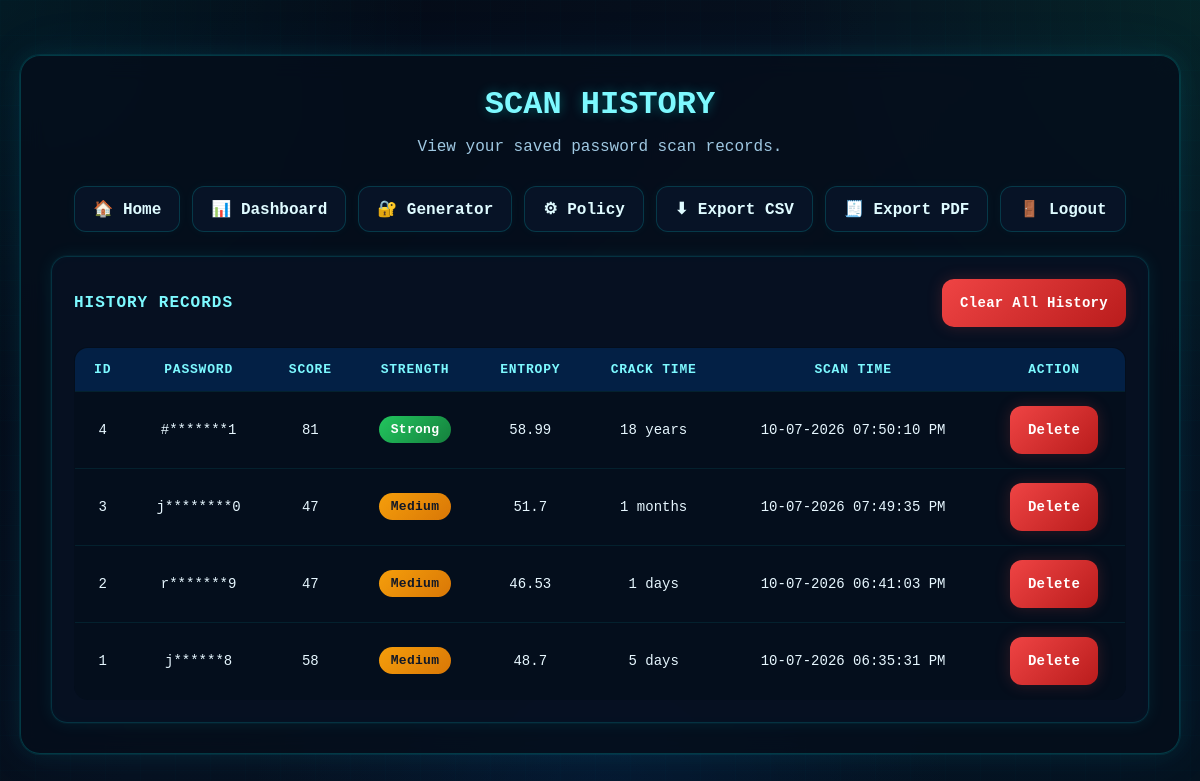
Screenshot of /history (signed in) with the database file from the repository.
### tables this page shows
CREATE TABLE password_history (
            id INTEGER PRIMARY KEY AUTOINCREMENT,
            password_text TEXT NOT NULL,
            score INTEGER NOT NULL,
            strength TEXT NOT NULL,
            color TEXT NOT NULL,
            entropy REAL DEFAULT 0,
            crack_time TEXT DEFAULT 'Instantly',
            scan_time TEXT NOT NULL
        , user_id INTEGER DEFAULT 1);

### app.py (the view)
@app.route("/history")
def history():
    if not is_logged_in():
        return redirect(url_for("login"))
    user_id = get_current_user_id()
    conn = get_db_connection()
    cursor = conn.cursor()
    cursor.execute("""
        SELECT id, password_text, score, strength, color, entropy, crack_time, scan_time
        FROM password_history
        WHERE user_id = ?
        ORDER BY id DESC
    """, (user_id,))
    records = cursor.fetchall()
    conn.close()
    return render_template("history.html", records=records)

### app.py (called while the page is built)
def get_db_connection():
    conn = sqlite3.connect(DB_NAME)
    conn.row_factory = sqlite3.Row
    return conn

def is_logged_in():
    return "user_id" in session

def get_current_user_id():
    return session.get("user_id")

### templates/history.html (shortened to what this page needs)
<!DOCTYPE html>
<html lang="en">
<head>
    <link rel="stylesheet" href="{{ url_for('static', filename='style.css') }}">
</head>
<body>
    <div class="container">
        <h1 class="page-title">SCAN HISTORY</h1>
        <p class="page-subtitle">View your saved password scan records.</p>
        <div class="nav-links" style="margin-top:0; margin-bottom:20px;">
            <a href="{{ url_for('index') }}">🏠 Home</a>
            <a href="{{ url_for('dashboard') }}">📊 Dashboard</a>
            <a href="{{ url_for('generate_password_route') }}">🔐 Generator</a>
            <a href="{{ url_for('policy') }}">⚙ Policy</a>
            <a href="{{ url_for('export_csv') }}">⬇ Export CSV</a>
            <a href="{{ url_for('export_pdf') }}">🧾 Export PDF</a>
            <a href="{{ url_for('logout') }}">🚪 Logout</a>
        </div>
        {% if records and records|length > 0 %}
        <div class="panel-box neon-box">
            <div class="score-row">
                <h3 style="margin-bottom:0;">HISTORY RECORDS</h3>
                <form method="POST" action="{{ url_for('clear_history') }}"
                      onsubmit="return confirm('Are you sure you want to clear all history?');">
                    <button type="submit" class="btn btn-danger">Clear All History</button>
                </form>
            </div>
            <div class="table-container">
                <table>
                    <thead>
                        <tr>
                            <th>ID</th>
                            <th>Password</th>
                            <th>Score</th>
                            <th>Strength</th>
                            <th>Entropy</th>
                            <th>Crack Time</th>
                            <th>Scan Time</th>
                            <th>Action</th>
                        </tr>
                    </thead>
                    <tbody>
                        {% for row in records %}
                        <tr>
                            <td>{{ row.id }}</td>
                            <td>{{ row.password_text }}</td>
                            <td>{{ row.score }}</td>
                            <td>
                                {% if row.strength == "Weak" %}
                                    <span class="badge badge-weak">Weak</span>
                                {% elif row.strength == "Medium" %}
                                    <span class="badge badge-medium">Medium</span>
                                {% else %}
                                    <span class="badge badge-strong">Strong</span>
                                {% endif %}
                            </td>
                            <td>{{ row.entropy }}</td>
                            <td>{{ row.crack_time }}</td>
                            <td>{{ row.scan_time }}</td>
                            <td>
                                <form method="POST"
                                      action="{{ url_for('delete_history', record_id=row.id) }}"
                                      onsubmit="return confirm('Delete this record?');">
                                    <button type="submit" class="btn btn-danger">Delete</button>
                                </form>
                            </td>
                        </tr>
                        {% endfor %}
                    </tbody>
                </table>
            </div>
        </div>
        {% else %}
        <div class="panel-box neon-box center">
            <h3>No History Found</h3>
            <p style="color:#9fc8e2;">No password scans have been saved yet.</p>
        </div>
        {% endif %}
    </div>
</body>
</html>

### static/style.css (style rules this page uses)
* { margin: 0; padding: 0; box-sizing: border-box; font-family: "Consolas", "Courier New", monospace; }
body { background: #050816; color: #e2f3ff; min-height: 100vh; padding: 20px; position: relative; overflow-x: hidden; }
.container, .auth-container { max-width: 1200px; margin: 35px auto; background: rgba(6, 14, 28, 0.82); border: 1px solid rgba(0, 255, 255, 0.18); border-radius: 20px; padding: 30px; box-shadow: 0 0 0 1px rgba(0, 255, 255, 0.08), 0 0 25px rgba(0, 255, 255, 0.08), 0 0 60px rgba(0, 140, 255, 0.06); backdrop-filter: blur(12px); }
.page-title { text-align: center; color: #7df9ff; font-size: 2rem; margin-bottom: 12px; text-shadow: 0 0 12px rgba(0, 255, 255, 0.3); }
.page-subtitle { text-align: center; color: #9fc8e2; margin-bottom: 25px; line-height: 1.6; }
button, .btn { border: none; outline: none; padding: 12px 18px; border-radius: 12px; cursor: pointer; font-size: 14px; font-weight: 700; letter-spacing: 0.3px; transition: 0.25s ease; min-height: 48px; text-decoration: none; display: inline-flex; justify-content: center; align-items: center; }
.btn-danger { background: linear-gradient(135deg, #ef4444, #b91c1c); color: #fff; box-shadow: 0 0 16px rgba(239, 68, 68, 0.2); }
.result-box, .panel-box { margin-top: 24px; padding: 22px; border-radius: 16px; background: rgba(7, 18, 36, 0.88); border: 1px solid rgba(0, 255, 255, 0.14); }
.neon-box { box-shadow: 0 0 0 1px rgba(0, 255, 255, 0.04), 0 0 18px rgba(0, 255, 255, 0.08), inset 0 0 12px rgba(0, 255, 255, 0.02); }
.result-box h3, .panel-box h3 { color: #7df9ff; font-size: 1rem; letter-spacing: 1px; margin-bottom: 16px; text-transform: uppercase; }
.score-row { display: flex; justify-content: space-between; align-items: center; gap: 12px; flex-wrap: wrap; margin-bottom: 12px; }
.nav-links { display: flex; justify-content: center; gap: 12px; flex-wrap: wrap; margin-top: 28px; }
.nav-links a { text-decoration: none; padding: 12px 18px; border-radius: 12px; color: #dffbff; font-weight: 700; background: rgba(8, 21, 40, 0.95); border: 1px solid rgba(0, 255, 255, 0.16); transition: 0.25s ease; box-shadow: 0 0 12px rgba(0, 255, 255, 0.04); }
.table-container { overflow-x: auto; margin-top: 20px; width: 100%; }
table { width: 100%; min-width: 900px; border-collapse: collapse; background: rgba(4, 14, 28, 0.9); border-radius: 14px; overflow: hidden; border: 1px solid rgba(0, 255, 255, 0.12); }
table th, table td { padding: 14px; text-align: center; border-bottom: 1px solid rgba(0, 255, 255, 0.08); vertical-align: middle; }
table th { background: rgba(0, 119, 255, 0.18); color: #7df9ff; text-transform: uppercase; font-size: 13px; letter-spacing: 0.8px; }
table td { color: #e7f7ff; font-size: 14px; }
.badge { display: inline-block; padding: 6px 12px; border-radius: 999px; font-size: 13px; font-weight: 700; color: #fff; letter-spacing: 0.3px; }
.badge-medium { background: linear-gradient(135deg, #f59e0b, #d97706); color: #111827; }
.badge-strong { background: linear-gradient(135deg, #22c55e, #15803d); }

### rows the page displays
password_history: id "4", password_text "#*******1", score "81", strength "Strong", entropy "58.99", crack_time "18 years", scan_time "10-07-2026 07:50:10 PM"
password_history: id "3", password_text "j********0", score "47", strength "Medium", entropy "51.7", crack_time "1 months", scan_time "10-07-2026 07:49:35 PM"
password_history: id "2", password_text "r*******9", score "47", strength "Medium", entropy "46.53", crack_time "1 days", scan_time "10-07-2026 06:41:03 PM"
password_history: id "1", password_text "j******8", score "58", strength "Medium", entropy "48.7", crack_time "5 days", scan_time "10-07-2026 06:35:31 PM"
